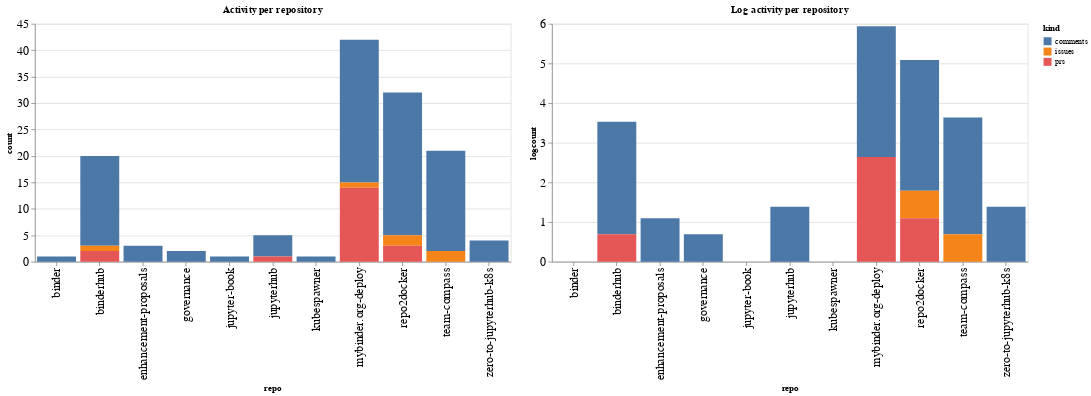

The cell this chart's notebook holds for it:
### Code cell
ch1 = alt.Chart(repo_summaries, width=600, title="Activity per repository").mark_bar().encode(
    x='repo',
    y='count',
    color='kind',
    tooltip="kind"
)

ch2 = alt.Chart(repo_summaries, width=600, title="Log activity per repository").mark_bar().encode(
    x='repo',
    y='logcount',
    color='kind',
    tooltip="kind"
)

ch1 | ch2

### Figure 1 — Vega-Lite specification as saved in the notebook (floating-point values rounded to 4 significant figures)
{"config": {"axisLeft": {"labelFontSize": 15}, "axisBottom": {"labelFontSize": 15}}, "hconcat": [{"mark": "bar", "encoding": {"color": {"type": "nominal", "field": "kind"}, "tooltip": {"type": "nominal", "field": "kind"}, "x": {"type": "nominal", "field": "repo"}, "y": {"type": "quantitative", "field": "count"}}, "title": "Activity per repository", "width": 600}, {"mark": "bar", "encoding": {"color": {"type": "nominal", "field": "kind"}, "tooltip": {"type": "nominal", "field": "kind"}, "x": {"type": "nominal", "field": "repo"}, "y": {"type": "quantitative", "field": "logcount"}}, "title": "Log activity per repository", "width": 600}], "data": {"name": "data-d7927833286674f6a83c091e180eeb9d"}, "$schema": "https://vega.github.io/schema/vega-lite/v4.8.1.json", "datasets": {"data-d7927833286674f6a83c091e180eeb9d": [{"repo": "binder", "kind": "comments", "count": 1, "logcount": 0.0}, {"repo": "binderhub", "kind": "comments", "count": 17, "logcount": 2.833}, {"repo": "binderhub", "kind": "issues", "count": 1, "logcount": 0.0}, {"repo": "binderhub", "kind": "prs", "count": 2, "logcount": 0.6931}, {"repo": "enhancement-proposals", "kind": "comments", "count": 3, "logcount": 1.099}, {"repo": "governance", "kind": "comments", "count": 2, "logcount": 0.6931}, {"repo": "jupyter-book", "kind": "comments", "count": 1, "logcount": 0.0}, {"repo": "jupyterhub", "kind": "comments", "count": 4, "logcount": 1.386}, {"repo": "jupyterhub", "kind": "prs", "count": 1, "logcount": 0.0}, {"repo": "kubespawner", "kind": "comments", "count": 1, "logcount": 0.0}, {"repo": "mybinder.org-deploy", "kind": "comments", "count": 27, "logcount": 3.296}, {"repo": "mybinder.org-deploy", "kind": "issues", "count": 1, "logcount": 0.0}, {"repo": "mybinder.org-deploy", "kind": "prs", "count": 14, "logcount": 2.639}, {"repo": "repo2docker", "kind": "comments", "count": 27, "logcount": 3.296}, {"repo": "repo2docker", "kind": "issues", "count": 2, "logcount": 0.6931}, {"repo": "repo2docker", "kind": "prs", "count": 3, "logcount": 1.099}, {"repo": "team-compass", "kind": "comments", "count": 19, "logcount": 2.944}, {"repo": "team-compass", "kind": "issues", "count": 2, "logcount": 0.6931}, {"repo": "zero-to-jupyterhub-k8s", "kind": "comments", "count": 4, "logcount": 1.386}]}}
